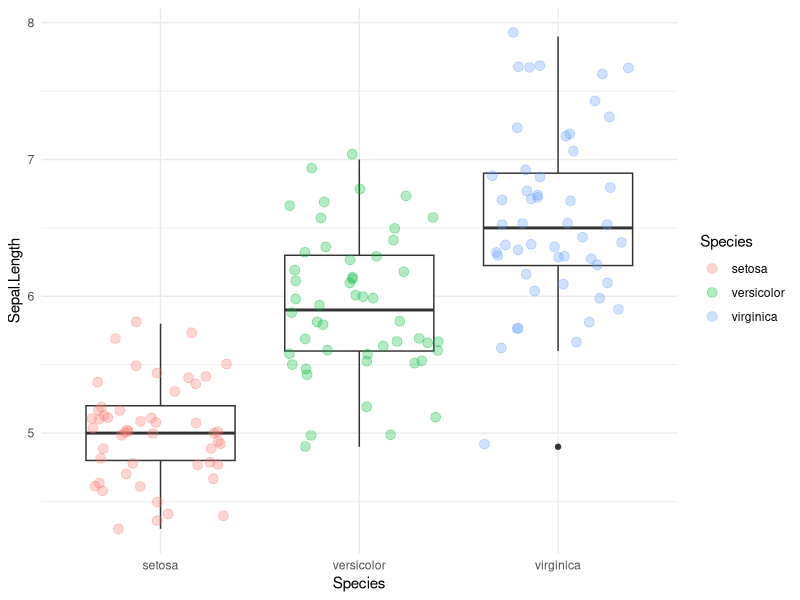

R code for this plot:
## ---- chunk 1
knitr::opts_chunk$set(echo = TRUE)
## ---- chunk 2
options(tinytex.verbose = TRUE)
## ---- chunk 3
# knitr::include_graphics("picture/Figure2.png")
## ---- chunk 4

# knitr::include_graphics("picture/Figure3.png")
## ---- chunk 5

library(tidyverse)

## ---- chunk 6

library(tidyverse)

## ---- chunk 7

#url1 <- c("https://ichef.bbci.co.uk/news/800/cpsprodpb/166EA/production/_100128819_gettyimages-53125#6760.jpg")

#knitr::include_graphics("picture/Figure4.jpg")
## ---- chunk 8
library(ggthemes)
data(iris)
plot1 <- ggplot(aes(x = Species, y = Sepal.Length),
                data = iris) +
  geom_boxplot() +
  geom_jitter(aes(colour = Species), size = 3, alpha = 0.3) +
  theme_minimal()
  
plot1

## ---- chunk 9

iris1 <- head(iris)
knitr::kable(iris1, caption = "Tabla con kable")

## ---- chunk 10
library(flextable) 
## ---- chunk 11

iris2 <- iris1 %>% 
  flextable()

iris2
## ---- chunk 12

iris2 <- iris1 %>%
  flextable() %>%  # Para convertir en un documento del tipo flextable
  autofit() %>%  # auto ajustar
  fix_border_issues(part = "all") %>%
  bold(part = "header") %>% # poner en negritas
  align(align = "center", part = "all") # para alinear

iris2
## ---- chunk 13

iris2 <- iris1 %>%
  flextable() %>%  # Para convertir en un documento del tipo flextable
  autofit() %>%  # auto ajustar
  fix_border_issues(part = "all") %>%
  bold(part = "header") %>% # poner en negritas
  align(align = "center", part = "all") %>%  # para alinear
  color(., ~ Sepal.Width > 3.5, ~ Sepal.Width, color = "red") %>%
  color(., ~ Sepal.Length > 5, ~ Sepal.Length, color = "#2ca25f")

iris2
## ---- chunk 14

iris2 <- iris1 %>%
  flextable() %>%  # Para convertir en un documento del tipo flextable
  autofit() %>%  # auto ajustar
  fix_border_issues(part = "all") %>%
  bold(part = "header") %>% # poner en negritas
  align(align = "center", part = "all") %>%  # para alinear
  color(., ~ Sepal.Width > 3.5, ~ Sepal.Width, color = "red") %>%
  color(., ~ Sepal.Length > 5, ~ Sepal.Length, color = "#2ca25f") %>% 
  bg(., bg = "#fed976", part = "header")

iris2
## ---- chunk 15
# knitr::include_graphics("picture/Figura1.jpeg")
## ---- chunk 16

sessionInfo()
